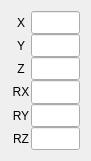
  <widget class="QWidget" name="gridLayoutWidget_3">
   <property name="geometry">
    <rect>
     <x>440</x>
     <y>30</y>
     <width>91</width>
     <height>161</height>
    </rect>
   </property>
   <layout class="QGridLayout" name="gridLayout_3">
    <property name="spacing">
     <number>0</number>
    </property>
    <item row="4" column="0">
     <widget class="QLabel" name="label_15">
      <property name="sizePolicy">
       <sizepolicy hsizetype="Minimum" vsizetype="Minimum">
        <horstretch>0</horstretch>
        <verstretch>0</verstretch>
       </sizepolicy>
      </property>
      <property name="minimumSize">
       <size>
        <width>20</width>
        <height>0</height>
       </size>
      </property>
      <property name="text">
       <string>RY</string>
      </property>
      <property name="alignment">
       <set>Qt::AlignCenter</set>
      </property>
     </widget>
    </item>
    <item row="5" column="0">
     <widget class="QLabel" name="label_16">
      <property name="sizePolicy">
       <sizepolicy hsizetype="Minimum" vsizetype="Minimum">
        <horstretch>0</horstretch>
        <verstretch>0</verstretch>
       </sizepolicy>
      </property>
      <property name="minimumSize">
       <size>
        <width>20</width>
        <height>0</height>
       </size>
      </property>
      <property name="text">
       <string>RZ</string>
      </property>
      <property name="alignment">
       <set>Qt::AlignCenter</set>
      </property>
     </widget>
    </item>
    <item row="0" column="0">
     <widget class="QLabel" name="label_17">
      <property name="sizePolicy">
       <sizepolicy hsizetype="Minimum" vsizetype="Minimum">
        <horstretch>0</horstretch>
        <verstretch>0</verstretch>
       </sizepolicy>
      </property>
      <property name="minimumSize">
       <size>
        <width>20</width>
        <height>0</height>
       </size>
      </property>
      <property name="text">
       <string>X</string>
      </property>
      <property name="alignment">
       <set>Qt::AlignCenter</set>
      </property>
     </widget>
    </item>
    <item row="1" column="0">
     <widget class="QLabel" name="label_18">
      <property name="sizePolicy">
       <sizepolicy hsizetype="Minimum" vsizetype="Minimum">
        <horstretch>0</horstretch>
        <verstretch>0</verstretch>
       </sizepolicy>
      </property>
      <property name="minimumSize">
       <size>
        <width>20</width>
        <height>0</height>
       </size>
      </property>
      <property name="text">
       <string>Y</string>
      </property>
      <property name="alignment">
       <set>Qt::AlignCenter</set>
      </property>
     </widget>
    </item>
    <item row="3" column="0">
     <widget class="QLabel" name="label_19">
      <property name="sizePolicy">
       <sizepolicy hsizetype="Minimum" vsizetype="Minimum">
        <horstretch>0</horstretch>
        <verstretch>0</verstretch>
       </sizepolicy>
      </property>
      <property name="minimumSize">
       <size>
        <width>20</width>
        <height>0</height>
       </size>
      </property>
      <property name="text">
       <string>RX</string>
      </property>
      <property name="alignment">
       <set>Qt::AlignCenter</set>
      </property>
     </widget>
    </item>
    <item row="2" column="0">
     <widget class="QLabel" name="label_20">
      <property name="sizePolicy">
       <sizepolicy hsizetype="Minimum" vsizetype="Minimum">
        <horstretch>0</horstretch>
        <verstretch>0</verstretch>
       </sizepolicy>
      </property>
      <property name="minimumSize">
       <size>
        <width>20</width>
        <height>0</height>
       </size>
      </property>
      <property name="text">
       <string>Z</string>
      </property>
      <property name="alignment">
       <set>Qt::AlignCenter</set>
      </property>
     </widget>
    </item>
    <item row="0" column="1">
     <widget class="QLineEdit" name="LE_TCP_REF_X">
      <property name="sizePolicy">
       <sizepolicy hsizetype="Expanding" vsizetype="Expanding">
        <horstretch>0</horstretch>
        <verstretch>0</verstretch>
       </sizepolicy>
      </property>
     </widget>
    </item>
    <item row="1" column="1">
     <widget class="QLineEdit" name="LE_TCP_REF_Y">
      <property name="sizePolicy">
       <sizepolicy hsizetype="Expanding" vsizetype="Expanding">
        <horstretch>0</horstretch>
        <verstretch>0</verstretch>
       </sizepolicy>
      </property>
     </widget>
    </item>
    <item row="2" column="1">
     <widget class="QLineEdit" name="LE_TCP_REF_Z">
      <property name="sizePolicy">
       <sizepolicy hsizetype="Expanding" vsizetype="Expanding">
        <horstretch>0</horstretch>
        <verstretch>0</verstretch>
       </sizepolicy>
      </property>
     </widget>
    </item>
    <item row="3" column="1">
     <widget class="QLineEdit" name="LE_TCP_REF_RX">
      <property name="sizePolicy">
       <sizepolicy hsizetype="Expanding" vsizetype="Expanding">
        <horstretch>0</horstretch>
        <verstretch>0</verstretch>
       </sizepolicy>
      </property>
     </widget>
    </item>
    <item row="4" column="1">
     <widget class="QLineEdit" name="LE_TCP_REF_RY">
      <property name="sizePolicy">
       <sizepolicy hsizetype="Expanding" vsizetype="Expanding">
        <horstretch>0</horstretch>
        <verstretch>0</verstretch>
       </sizepolicy>
      </property>
     </widget>
    </item>
    <item row="5" column="1">
     <widget class="QLineEdit" name="LE_TCP_REF_RZ">
      <property name="sizePolicy">
       <sizepolicy hsizetype="Expanding" vsizetype="Expanding">
        <horstretch>0</horstretch>
        <verstretch>0</verstretch>
       </sizepolicy>
      </property>
     </widget>
    </item>
   </layout>
  </widget>
